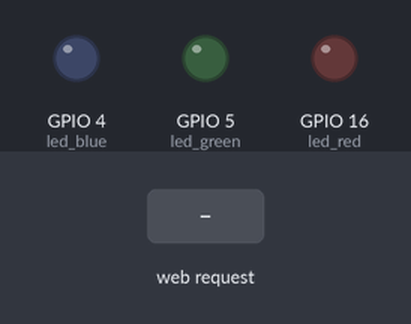
The sketch below on a simulated ESP8266 (NodeMCU). On the bench: output pins drawn as LEDs (lit = HIGH). The test bench sets the inputs (shaded band). WiFi joins after 1.5 s; servers stay silent unless stated.

Above: at 4.2 s.
4.3 s: HTTP request GET /on received
At 5.3 s:
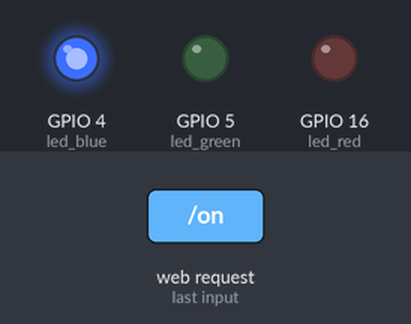
5.8 s: HTTP request GET /off received
At 6.5 s:
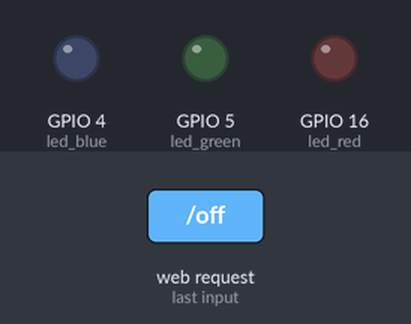
Timing chart, 0 to 8.8 s (numbered marks = the images above; inputs shaded):
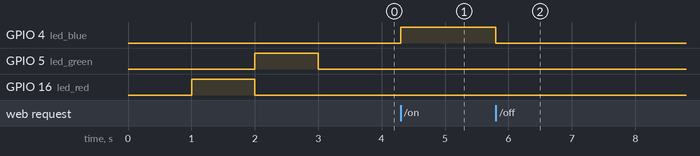

The sketch:

Licht_Fernsteuerung.ino
```cpp
//Alexander Scholz, May 15 2025 - Verbindet eine ESP Schaltung mit dem Router und hostet einen Webserver, der ermöglicht im gleichen lokalen Netzwerk die LED's zu steuern.
#include <ESP8266WiFi.h>
#include <ESP8266WebServer.h>

#define led_red 16
#define led_green 5
#define led_blue 4
const int buttonPin = 2;
int buttonState = 0 ;
bool light_state;

//Lokales Netzwerk ohne Internetanbindng
const char* ssid = "Elektrolabor_no_Internet";
const char* pwd =  "topsecret";
ESP8266WebServer server(80);

void setup() {

  pinMode(led_red, OUTPUT);
  pinMode(led_green, OUTPUT);
  pinMode(led_blue, OUTPUT);
  pinMode(buttonPin, INPUT);

  //Netzwerk
  Serial.begin(115200);
  WiFi.begin(ssid, pwd);
  while (WiFi.status() != WL_CONNECTED) {
    delay(1000);
    digitalWrite(led_red, HIGH);
  }

  //LED leuchtet rot bis eine Verbindung steht
  digitalWrite(led_red, LOW);
  digitalWrite(led_green, HIGH);
  delay(1000);
  digitalWrite(led_green, LOW);

  server.on("/", []() {
  server.send(200, "text/html",
    "<!DOCTYPE html><html><head><meta name='viewport' content='width=device-width, initial-scale=1.0'>"
    "<style>"
    "body { font-family: Arial; text-align: center; margin-top: 50px; }"
    "h1 { font-size: 2em; margin-bottom: 40px; }"
    ".button {"
    "  display: inline-block;"
    "  padding: 20px 40px;"
    "  margin: 10px;"
    "  font-size: 1.5em;"
    "  color: white;"
    "  background-color: #007BFF;"
    "  border: none;"
    "  border-radius: 10px;"
    "  text-decoration: none;"
    "}"
    ".off { background-color: #dc3545; }"
    "</style></head><body>"
    "<h1>LED Steuerung</h1>"
    "<a class='button' href='/on'>LED AN</a><br>"
    "<a class='button off' href='/off'>LED AUS</a>"
    "</body></html>"
  );
});

  server.on("/on", []() {
       light_state = true;
       server.sendHeader("Location", "/");
       server.send(303);
    });

  server.on("/off", []() {
      light_state = false;
      server.sendHeader("Location", "/");
      server.send(303);
    });

  server.begin();
}

void loop() {

    server.handleClient();

    if (light_state) {
          digitalWrite(led_blue, HIGH);
      } else {
          digitalWrite(led_blue, LOW);
    }
}
```

Measured:
- after the input at 4.3 s, GPIO 4 (led_blue): LOW → HIGH at once
- after the input at 5.8 s, GPIO 4 (led_blue): HIGH → LOW at once
